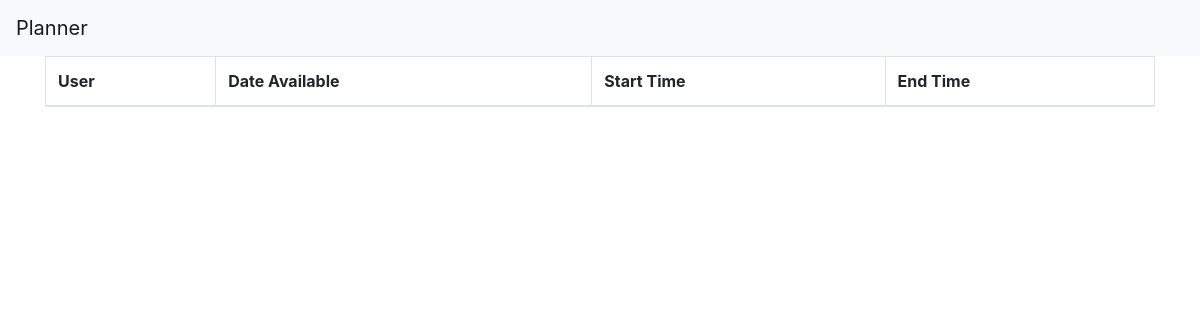
Before: /main/ with the older database file.
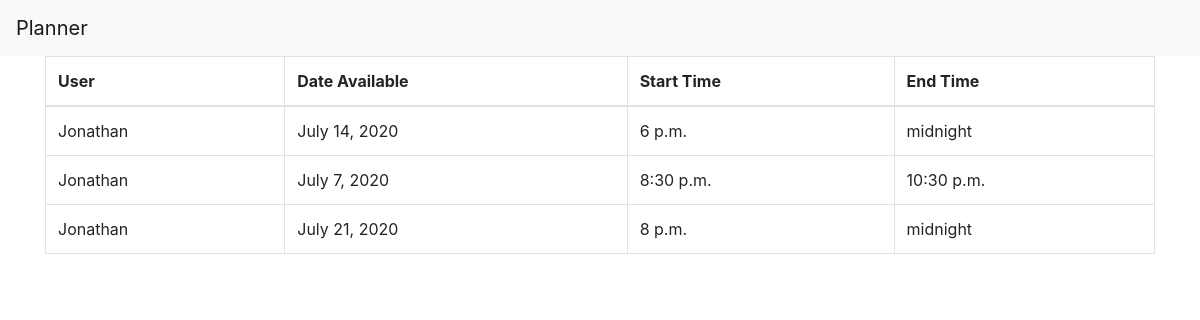
After: the same page with the newer database file.
### main/models.py (models this page shows)
class Availability(models.Model):
    date_available = models.DateField(default='')
    start_time = models.TimeField(default='')
    end_time = models.TimeField(default='')
    user = models.ForeignKey(User, on_delete=models.CASCADE)
    date_created = models.DateTimeField(default=timezone.now)

class User(models.Model):
    name = models.CharField(max_length=100)
    def __str__(self):
        return self.name

### main/views.py (the view)
# urls.py: path('', views.index, name='index')
def index(request):
    availabilities = Availability.objects.all()
    return render(request, 'main/index.html', {'availabilities': availabilities})

### main/templates/main/index.html
{% extends 'base.html' %}
{% block content%}
<table class="table table-bordered table-hover">
  <thead>
    <tr>
      <th>User</th>
      <th>Date Available</th>
      <th>Start Time</th>
      <th>End Time</th>
    </tr>
  </thead>
  <tbody>
    {% for avail in availabilities %}
    <tr>
      <td>{{avail.user}}</td>
      <td>{{avail.date_available}}</td>
      <td>{{avail.start_time}}</td>
      <td>{{avail.end_time}}</td>
    </tr>
    {% endfor %}
  </tbody>
</table>
{% endblock %}

### templates/base.html (shortened to what this page needs)
<!DOCTYPE html>
<html lang="en">
  <head>
    <link
      rel="stylesheet"
      href="https://stackpath.bootstrapcdn.com/bootstrap/4.5.0/css/bootstrap.min.css"
    />
  </head>
  <body>
    <nav class="navbar navbar-light bg-light">
      <a class="navbar-brand" href="#">Planner</a>
    </nav>
    <main class="container">
      {% block content %}{% endblock %}
    </main>
  </body>
</html>

Changed rows visible on the page:
added Availability: user "Jonathan", date_available "July 14, 2020", start_time "6 p.m.", end_time "midnight"
added Availability: user "Jonathan", date_available "July 7, 2020", start_time "8:30 p.m.", end_time "10:30 p.m."
added Availability: user "Jonathan", date_available "July 21, 2020", start_time "8 p.m.", end_time "midnight"
